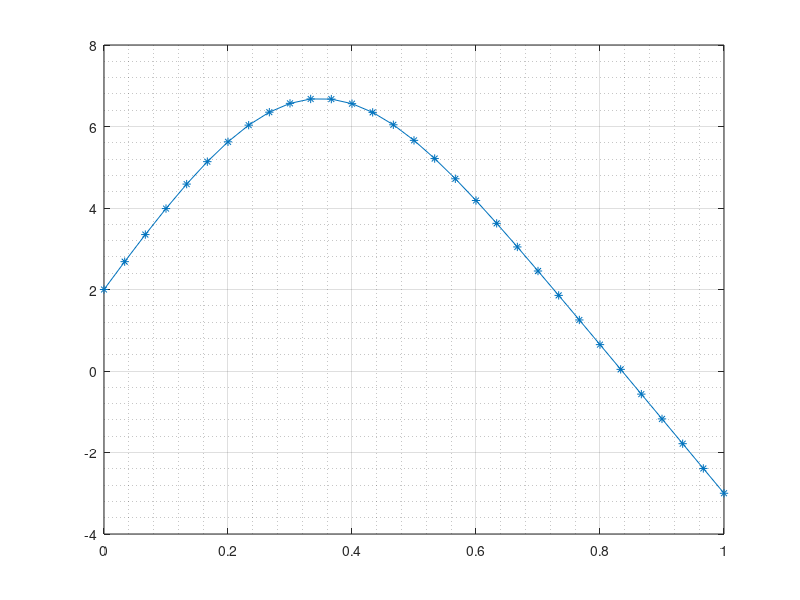

Recreate this plot in MATLAB.
% Ecuacion de Poisson con condiciones Dirichlet
%
% Programa que resuelve la ecuacion de Poisson con condiciones de contorno
% Dirichlet, usando Diferencias Finitas
%
% -K0*u''(x) = Q(x), 0<x<L
% u(0) = a; u(L) = b;

% paramwetros del problema:
L=1; K0=1; a=2; b=-3;
Q =@(x) (100*exp(-20*(x-L/3).^2));

% parametros del meodos de resolucion
N=30;

%% Armado de la matriz
h = L/N;
unos = ones(N+1,1);
diagonales = [-1*unos 2*unos -1*unos];
matriz = spdiags(diagonales, [-1 0 1], N+1, N+1);
matriz(1,[1:2])=[1 0];
matriz(N+1, [N:N+1]) = [0 1];

% Armado del lado derecho

x = linspace(0,L,N+1)';
F =[a; h^2/K0*Q(x(2:N)); b];

% Resolucion

U = matriz\F;
figure(1)
plot(x,U,'*-')
grid on;
grid minor;
